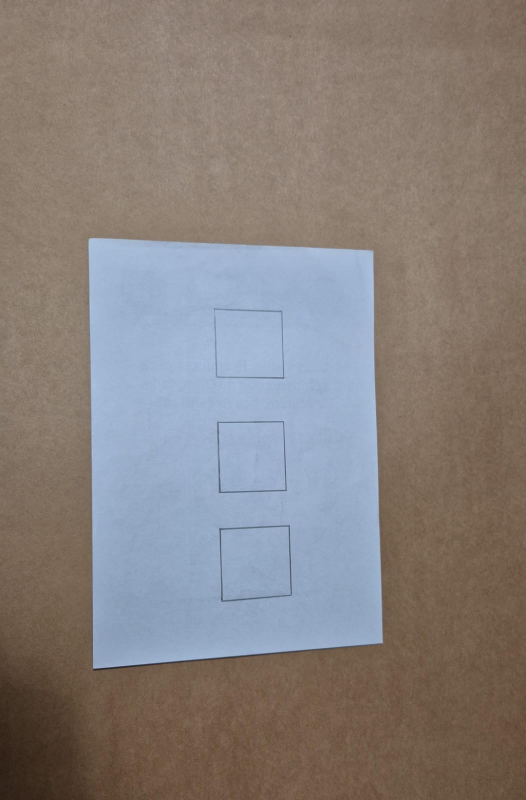
#> input picture machine_vision/prueba_cubo.jpg, 1052 x 1600 px, found by its file name (shown at 1/2 size)
$ python image_crop.py
#> lines starting #> are read from the running program, lines starting #| are printed output that depends on the picture; after the words box and inside, x2 and y2 are one past the last pixel; in counts of white or black regions, pixels touching at a corner belong together
### machine_vision/math_func.py
import numpy as np
PI = np.pi
import cv2 as cv
from typing import Union, Optional, Tuple
import math
from tqdm import tqdm
import itertools as it
import random

# Point functions
def distance_between_points(p1: tuple[int, int], p2: tuple[int, int]) -> float:
    """returns distance between two points"""
    return ((p1[0] - p2[0])**2 + (p1[1] - p2[1])**2)**0.5

def move_point(p: tuple[int, int], angle: float, distance: float) -> tuple[int, int]:
    """moves point p by distance in angle"""
    return (p[0] + distance * np.cos(angle), p[1] + distance * np.sin(angle))

# [8 lines left out: function rotate_point, not called in this run]

def vectorized_distance_between_points(p1: tuple[int, int], p2: tuple[int, int]) -> tuple[float, float]:
    return (p1[0] - p2[0], p1[1] - p2[1])

def get_midpoint(p1: tuple[int, int], p2: tuple[int, int]) -> tuple[int, int]:
    return ((p1[0] + p2[0]) // 2, (p1[1] + p2[1]) // 2)

# [5 lines left out: function get_normal, not called in this run]

# Line functions
class Line:
    """Line class"""
    def __init__(self,
                 start_or_line: Union['Line', Tuple[int, int]],
                 end: Optional[Tuple[int, int]] = None,
                 line_type: Optional[str] = None,
                 normal: Optional[float] = None):
        """create a line by pasing starting values or another line"""
        if isinstance(start_or_line, Line):
            # If a Line object is passed, copy its attributes
            self.start = start_or_line.start
            self.end = start_or_line.end
            self.midpoint = start_or_line.midpoint
            self.n_dist = start_or_line.n_dist
            self.line_type = start_or_line.line_type
            self.normal = start_or_line.normal
            self.len = start_or_line.len
        else:
            # If tuples for start and end points are passed
            self.start = start_or_line
            self.end = end
            self.midpoint = ((self.start[0] + self.end[0]) // 2, (self.start[1] + self.end[1]) // 2)
            self.n_dist = (self.end[0] - self.start[0], self.end[1] - self.start[1])
            self.line_type = line_type  # 'drawing' or 'measurement'
            self.len = distance_between_points(self.start, self.end)

            if normal is not None:
                self.normal = normal
            else:
                if abs(self.end[0] - self.start[0]) != 0:
                    self.normal = abs(self.end[1] - self.start[1]) / abs(self.end[0] - self.start[0])
                else:
                    self.normal = PI

    # [30 lines left out: functions update_values, nomral_rad, slope_and_intercept, not called in this run]

    def get(self) -> tuple[tuple[int, int], tuple[int, int], tuple[int, int], str, float]:
        """returns start, end, midpoint, line_type, normal"""
        return self.start, self.end, self.midpoint, self.line_type, self.normal

    # [40 lines left out: functions lerp, to_general_form, swap_ends, extend, move_global, move_local, not called in this run]

    def debug(self):
        print(self.start, self.end, self.midpoint, self.normal)

def check_lines_paralel(line1: Line, line2: Line, angle_thr: float = 0) -> bool:
    """checks if two lines are paralel"""
    return abs(line1.normal - line2.normal) <= angle_thr

# [88 lines left out: functions perpendicular_line_through_point, check_point_between_para_lines, perp_distance_point_to_line, minimum_distance_between_lines, not called in this run]

def distance_between_lines(line1: Line, line2: Line) -> float:
    """returns distance between two lines"""
    return distance_between_points(line1.midpoint, line2.midpoint)

def distance_between_lines_vectorized(line1: Line, line2: Line) -> tuple[float, float]:
    """returns vectorized distance between two lines"""
    return vectorized_distance_between_points(line1.midpoint, line2.midpoint)

# [242 lines left out: functions distance_between_lines_vectorized_normalized, correct_angles, reduce_lines, draw_line, check_point_in_box, infinite_line_intersection and 10 more, not called in this run]

def scale_contour(contour: np.ndarray, scale: float) -> np.ndarray:
    moments = cv.moments(contour)
    if moments["m00"] == 0:
        return contour
    cx = int(moments["m10"] / moments["m00"])
    cy = int(moments["m01"] / moments["m00"])
    scaled_contour = []
    for point in contour:
        x, y = point[0]
        x_scaled = cx + scale * (x - cx)
        y_scaled = cy + scale * (y - cy)
        scaled_contour.append([[int(x_scaled), int(y_scaled)]])
    return np.array(scaled_contour, dtype=np.int32)

def get_avrg_ligth(contour: list, img: cv.typing.MatLike, border: float = 50) -> float:
    mask = np.zeros(img.shape[:2], dtype=np.uint8)
    cv.drawContours(mask, [contour], 0, (255), -1)

    masked_image = cv.bitwise_and(img, img, mask=mask)
    small_cnt = scale_contour(contour, 0.8)
    mask = np.zeros(img.shape[:2], dtype=np.uint8)
    cv.drawContours(mask, [small_cnt], 0, (200), int(border*(math.sqrt(cv.contourArea(contour)))))
    print(int(border*(math.sqrt(cv.contourArea(contour))/750)))
    masked_image = cv.bitwise_and(masked_image, masked_image, mask=mask)

    non_zero_pixels = masked_image[np.nonzero(masked_image)]
    if len(non_zero_pixels) > 0:
        average = np.mean(non_zero_pixels)
    else:
        average = 0
    return average

# [6 lines left out: function rotate_image, not called in this run]

def transform_cordinate_frame(cord: tuple[float, float], frame1: tuple[int, int], frame2: tuple[int, int]) -> tuple[int, int]:
    t_m = (frame1[0] / frame2[0], frame1[1] / frame2[1])
    return int(cord[0]*t_m[0]), int(cord[1]*t_m[1])

# [159 lines left out: functions lines_to_points, get_points_presence, get_line_presence, scan_line_pixels, get_img_contrast, get_img_complexity and 4 more, not called in this run]

def line_group_bounding_box(lines: list[Line]) -> list[Line]:
    raise NotImplementedError

# [96 lines left out: functions check_lines_same, group_lines, join_line_group, not called in this run]

def reduce_p_to_int(p: tuple[float, float]) -> tuple[int, int]:
    return (int(p[0]), int(p[1]))

# [25 lines left out: function get_vertices, not called in this run]

### machine_vision/image_crop.py
import numpy as np
import cv2 as cv
import imutils
import math_func as mf
import math
from typing import Union, Optional, Tuple
from tqdm import tqdm

def detect_drawing_page(img: cv.typing.MatLike, pros_res: tuple[int, int] = (640, 480), inverted: bool = False, res: tuple[int, int] = (1080, 720)) -> Tuple[cv.typing.MatLike, cv.typing.MatLike]:
    """crops in to just the main page"""
    _img = cv.resize(img, pros_res)
    gray = cv.cvtColor(_img,cv.COLOR_BGR2GRAY)
    gray = cv.convertScaleAbs(gray, None, 1.2, -10)
    gray = cv.GaussianBlur(gray, (11, 11), 1)
    gray = cv.Canny(gray, 150, 200, apertureSize=5, L2gradient=True)
    gray = cv.floodFill(gray, None, (0, 0), 255)[1]
    lines = cv.HoughLinesP(gray, 1, np.pi/90, 100, minLineLength=60, maxLineGap=100)
    lines_ = []

    if lines is not None:
        for line in lines:
            x1, y1, x2, y2 = line[0]
            lines_.append(mf.Line((x1, y1), (x2, y2), math.atan2(y2 - y1, x2 - x1)))

    for line in lines_:
        p1, p2, mp, type, ang = line.get()
        x1, y1 = p1
        x2, y2 = p2
        # cv.line(gray, (x1, y1), (x2, y2), 255, 1)

    cnts = cv.findContours(gray.copy(), cv.RETR_LIST, cv.CHAIN_APPROX_SIMPLE)
    cnts = imutils.grab_contours(cnts)
    cnts = sorted(cnts, key = cv.contourArea, reverse = True)[1:5]

    posible_screenCnt = []
    for c in cnts:
        peri = cv.arcLength(c, True)
        approx = cv.approxPolyDP(c, 0.02 * peri, True)

        if len(approx) == 4:
            posible_screenCnt.append(approx)
            screenCnt = approx
            cv.drawContours(_img, [screenCnt], -1, (0, 255, 0), 2)

    print(posible_screenCnt)
    if len(posible_screenCnt) == 0:
        return img

    elif len(posible_screenCnt) > 1:
        avrg_ligth = []
        for screenCnt in posible_screenCnt:
            avrg_ligth.append(mf.get_avrg_ligth(screenCnt, img, 20)*cv.contourArea(screenCnt))

        screenCnt = posible_screenCnt[avrg_ligth.index(max(avrg_ligth))]

    pts1 = [(screenCnt[3][0][0], screenCnt[3][0][1]),
            (screenCnt[0][0][0], screenCnt[0][0][1]),
            (screenCnt[2][0][0], screenCnt[2][0][1]),
            (screenCnt[1][0][0], screenCnt[1][0][1])]
    pts2 = [[0, 0], [pros_res[0], 0], [0, pros_res[1]], [pros_res[0], pros_res[1]]]
    if inverted:
        pts2 = mf.shift_array(pts2, 2) # rotate
    matrix = cv.getPerspectiveTransform(np.float32(pts1), np.float32(pts2))
    p_result = cv.warpPerspective(_img, matrix, pros_res)

    __img = cv.resize(img, res)
    _pts1 = [mf.transform_cordinate_frame(pts1[0], res, pros_res),
            mf.transform_cordinate_frame(pts1[1], res, pros_res),
            mf.transform_cordinate_frame(pts1[2], res, pros_res),
            mf.transform_cordinate_frame(pts1[3], res, pros_res)]
    _pts2 = [[0, 0], [res[0], 0], [0, res[1]], [res[0], res[1]]]
    if inverted:
        pts2 = mf.shift_array(pts2, 2) # rotate
    _matrix = cv.getPerspectiveTransform(np.float32(_pts1), np.float32(_pts2))
    b_result = cv.warpPerspective(__img, _matrix, res)

    return b_result, p_result, cnts

def detect_drawing(det_img: cv.typing.MatLike | Tuple[cv.typing.MatLike, cv.typing.MatLike], cut_img: Optional[cv.typing.MatLike] = None) -> tuple[list[cv.typing.MatLike], cv.typing.MatLike]:
    """detects the drawings in the image, returns each drawing and the presence map"""

    if isinstance(det_img, tuple):
        cut_img, det_img, _ = det_img

    gray = cv.cvtColor(det_img.copy(), cv.COLOR_BGR2GRAY)
    _img = cv.convertScaleAbs(gray, None, 1.5, -40)
    blured = cv.GaussianBlur(_img, (9, 9), 0)
    _img = cv.adaptiveThreshold(blured, 255, cv.ADAPTIVE_THRESH_GAUSSIAN_C, cv.THRESH_BINARY, 15, 2)
    _img = cv.GaussianBlur(_img, (25, 25), 4)
    _img = cv.adaptiveThreshold(blured, 255, cv.ADAPTIVE_THRESH_GAUSSIAN_C, cv.THRESH_BINARY, 11, 2)
    _img = cv.bitwise_not(_img)

    precence_map = np.zeros(_img.shape, dtype=np.float64)
    for i in tqdm(range(0, _img.shape[0], 2)):
        for j in range(0, _img.shape[1], 2):
            precence_map[i-10:i+10, j-10:j+10] += _img[i, j]/255

    #precence_map = generate_precence_map(_img)

    precence_map = cv.normalize(precence_map, None, 0, 255, cv.NORM_MINMAX)
    precence_map = cv.GaussianBlur(precence_map, (25, 25), 0)
    precence_map = cv.inRange(precence_map, int(precence_map.max())*0.4, 255)
    precence_map = cv.dilate(precence_map, cv.getStructuringElement(cv.MORPH_RECT, (15, 15)), iterations=2)

    contours = cv.findContours(precence_map, cv.RETR_LIST, cv.CHAIN_APPROX_SIMPLE)
    contours = imutils.grab_contours(contours)
    contours = sorted(contours, key = cv.contourArea, reverse = True)[:5]

    new_imgs = []

    #draw contours
    for i, c in enumerate(contours):
        peri = cv.arcLength(c, True)
        approx = cv.approxPolyDP(c, 0.02 * peri, True)
        x, y, w, h = cv.boundingRect(approx)
        if cut_img is not None:
            hi1, wi1, chn1 = det_img.shape
            hi2, wi2, chn2 = cut_img.shape
            x, y = mf.transform_cordinate_frame((x,y), (wi2, hi2), (wi1, hi1))
            w, h = mf.transform_cordinate_frame((w,h), (wi2, hi2), (wi1, hi1))
            new_imgs.append(cut_img[y:y+h, x:x+w])
        else:
            new_imgs.append(det_img[y:y+h, x:x+w])
    return new_imgs, precence_map

# test section
if __name__ == "__main__":
    filename = "machine_vision/prueba_cubo.jpg"
    img = cv.imread(filename)
#> img is the input picture: shape (1600, 1052, 3); mean B, G, R 124.7, 127.8, 135.2
    #rotate img
    # img = imutils.rotate_bound(img, -90)
    # img = cv.resize(img, (680, 420))
    result = detect_drawing_page(img, (1080, 720), res= (1080, 720))
#> in detect_drawing_page, `gray = cv.Canny(gray, 150, 200, apertureSize=5, L2gradient=True)`:
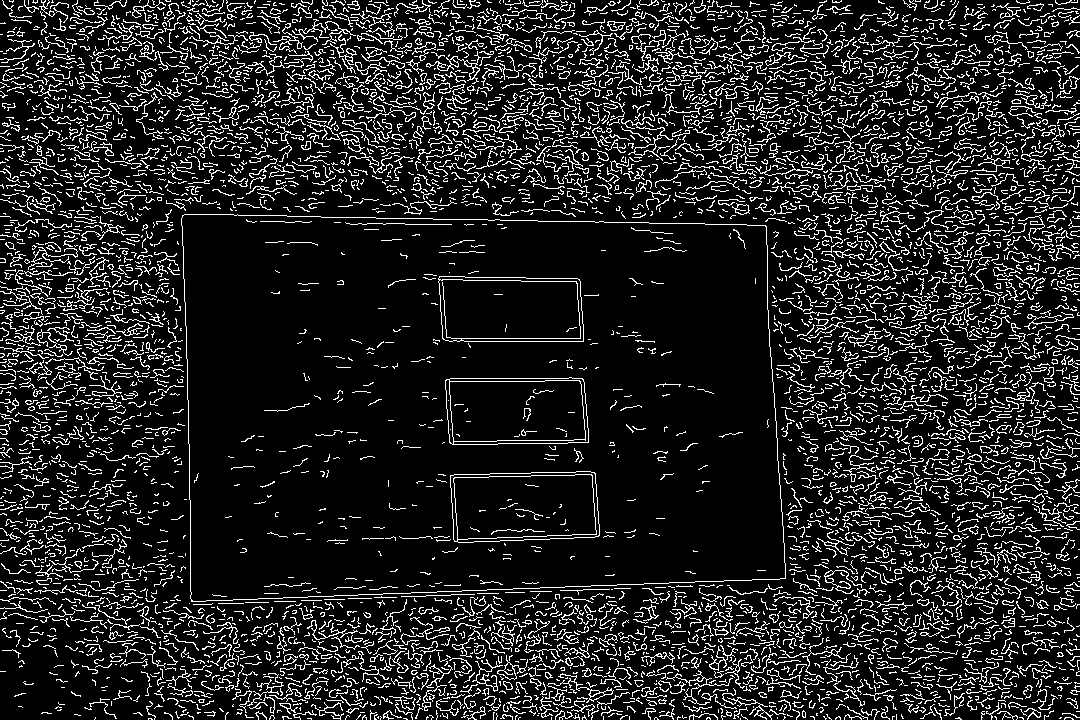
#> gray: shape (720, 1080); 13.7% white in thin lines or dots
#> in detect_drawing_page, `gray = cv.floodFill(gray, None, (0, 0), 255)[1]`:
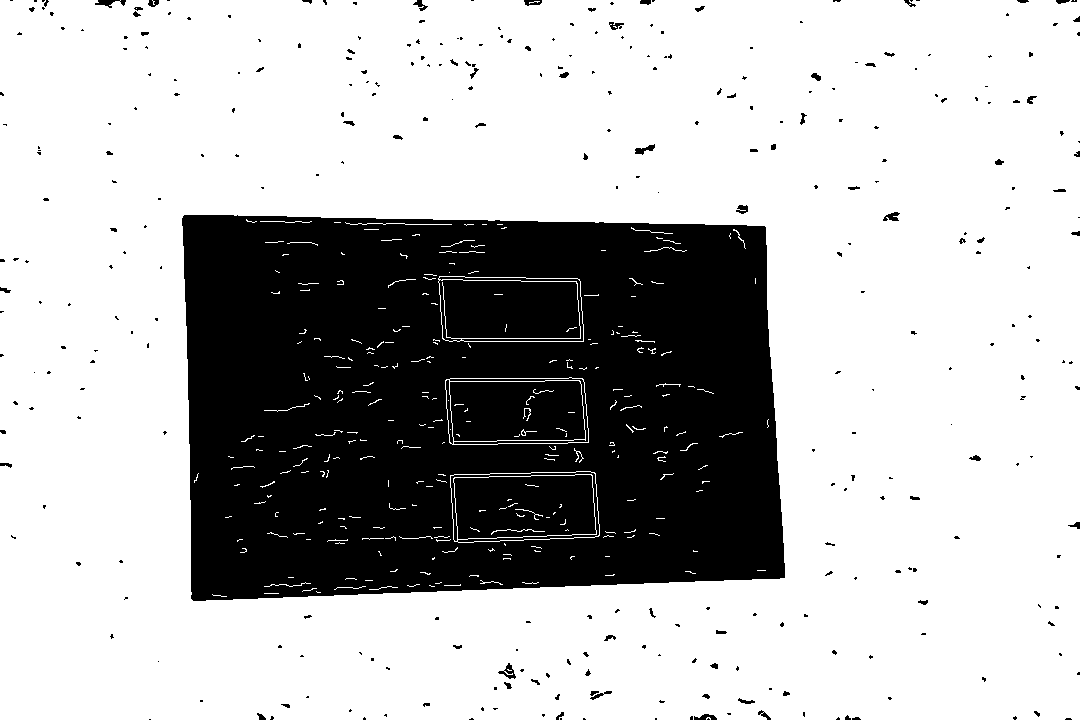
#> gray: shape (720, 1080); 72.3% white; 333 black regions (256 under 20 px), largest, box (x1, y1, x2, y2) and area: (182, 215, 785, 601) 210715, (95, 0, 126, 8) 120, (498, 663, 516, 679) 114
#> in detect_drawing_page, `lines = cv.HoughLinesP(gray, 1, np.pi/90, 100, minLineLength=60, maxLi..`: lines = 993 rows, first 6: [0, 72, 1079, 262], [0, 583, 1079, 696], [0, 637, 1079, 712], [0, 14, 1079, 243], [0, 172, 1079, 134], [0, 7, 1079, 121]
#> the loop in detect_drawing_page, `for line in lines:` made 993 passes
#> (x1, y1, x2, y2) on passes 1 to 3: (0, 72, 1079, 262), (0, 583, 1079, 696), (0, 637, 1079, 712)
#> after the loop in detect_drawing_page, `for line in lines:`: lines_ = 993 items
#> the loop in detect_drawing_page, `for line in lines_:` made 993 passes
#> (p1, p2, mp, type, ang, y1, y2) on passes 1 to 3: ((0, 72), (1079, 262), (539, 167), 0.174, 0.176, 72, 262), ((0, 583), (1079, 696), (539, 639), 0.104, 0.105, 583, 696), ((0, 637), (1079, 712), (539, 674), 0.0694, 0.0695, 637, 712)
#> the loop in detect_drawing_page, `for c in cnts:` made 4 passes
#| [array([[[182, 216]],
#|        [[764, 225]],
#|        [[785, 577]],
#|        [[193, 601]]], dtype=int32), array([[[595, 473]],
#|        [[450, 475]],
#|        [[453, 539]],
#> (further printed lines are left out)
#> the loop in detect_drawing_page, `for screenCnt in posible_screenCnt:` made 4 passes
#> screenCnt on passes 1 to 4: [[182, 216], [764, 225], [785, 577], [193, 601]], [[595, 473], [450, 475], [453, 539], [598, 536]], [[583, 379], [446, 379], [449, 442], [588, 442]], [[438, 278], [445, 340], [583, 341], [577, 278]]
#> (printed output is left out)
#> pass 1, in get_avrg_ligth, `masked_image = cv.bitwise_and(img, img, mask=mask)`:
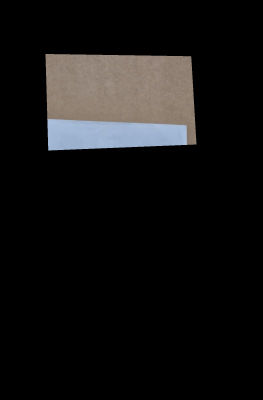
#> masked_image: shape (1600, 1052, 3) (shown at 1/4 size); mean B, G, R 18.3, 18.5, 19.3
    img = cv.resize(img, (1080, 720))
#> img: shape (720, 1080, 3)
    cv.drawContours(img, result[2], -1, (0, 255, 0), 5)
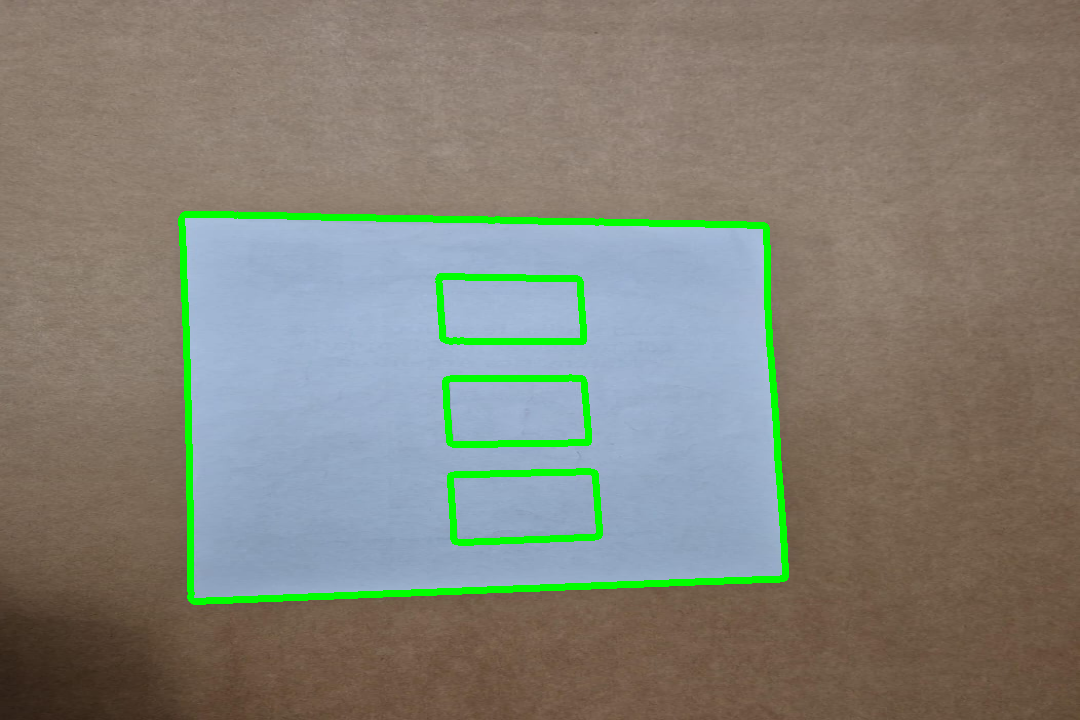
#> img: shape (720, 1080, 3); mean B, G, R 119.9, 130.7, 131.2
    cv.imshow('img', img)
    precence = detect_drawing(result[1])[1]
#> in detect_drawing, `blured = cv.GaussianBlur(_img, (9, 9), 0)`:
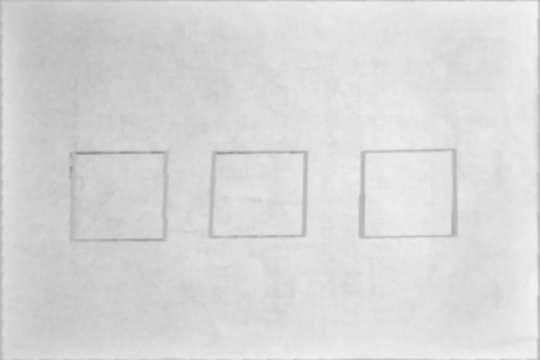
#> blured: shape (720, 1080) (shown at 1/2 size); min 138, max 243, mean 216.5
#> after the loop in detect_drawing, `for i in tqdm(range(0, _img.shape[0], 2)):`:
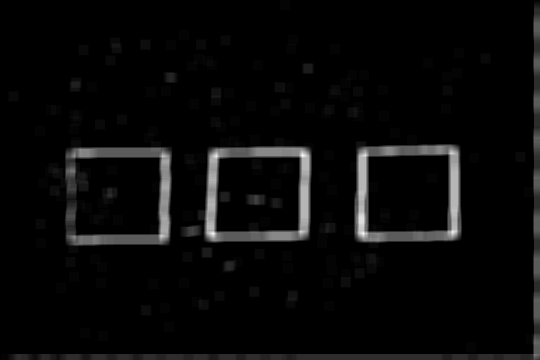
#> precence_map: shape (720, 1080) float64 (shown at 1/2 size); min 0, max 56, mean 2.1; drawn with min black and max white
#> the loop in detect_drawing, `for i, c in enumerate(contours):` made 5 passes
    results = detect_drawing(result[1], result[0])[0]
#> the loop in detect_drawing (call 2), `for i, c in enumerate(contours):` made 5 passes

    cv.imshow('result', result[0])
    for i in range(len(results)):
        cv.imshow(f'result {i}', results[i])
#> this loop made 5 passes
#> pass 2, `cv.imshow(f'result {i}', results[i])`:
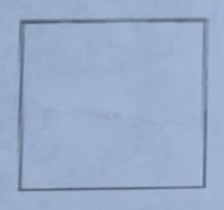
#> window 'result 1': shape (210, 224, 3); mean B, G, R 201.3, 173, 153.4
    cv.imshow('presence', precence)
    if cv.waitKey(0) & 0xff == 27:
#> (key Esc is pressed here)
        cv.destroyAllWindows()
